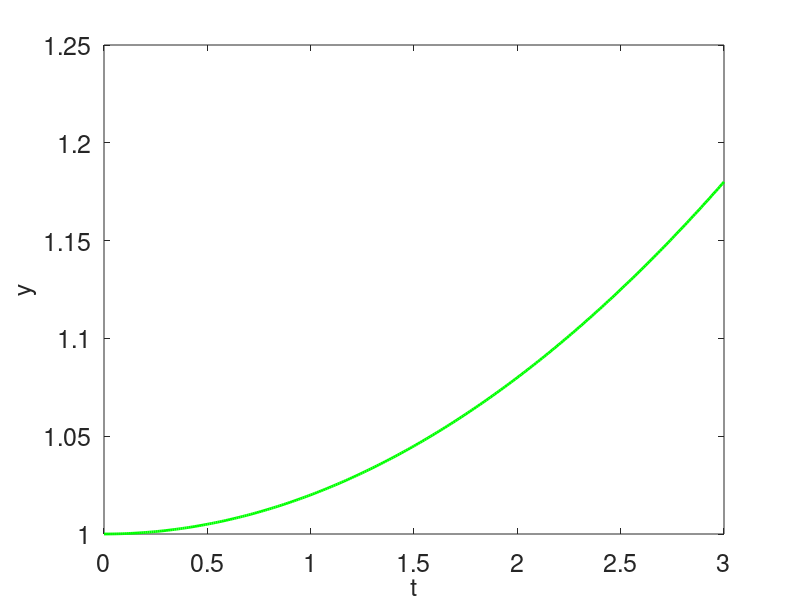

Write the MATLAB code that produced this figure.


t = 0:0.01:3;

y = 0.02*t.^2 + 1;

figure(1);clf;
plot(t,y,'linewidth',2, 'g')
set(gca,'fontsize',18);
xlabel('t','fontsize',18);
ylabel('y','fontsize',18);

